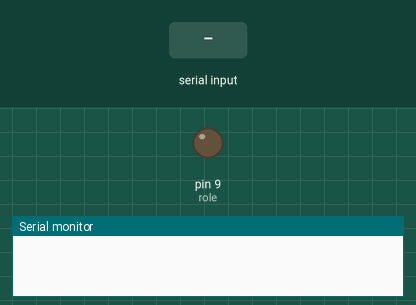
A sketch run on a simulated Arduino Uno, built with avr-gcc and run on an emulated ATmega328P. Shown: output pins drawn as LEDs (lit = HIGH), the last lines printed to the serial monitor. The inputs (shaded band) are chosen by the test bench.

Above: at 1.2 s.
1.3 s: "kapa" received over Serial
At 1.9 s:
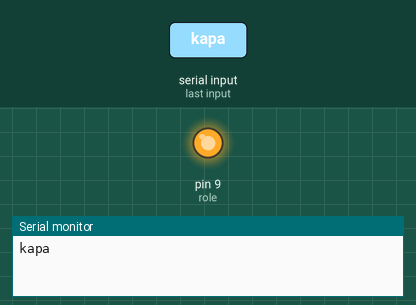
2.8 s: "ac" received over Serial
At 4.0 s:
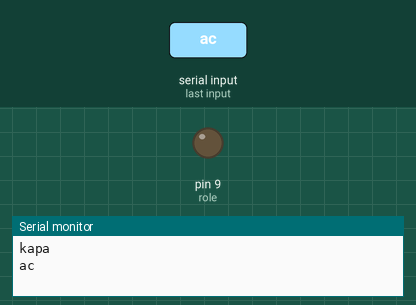
Timing chart, 0 to 5.8 s (numbered marks = the images above; inputs shaded):
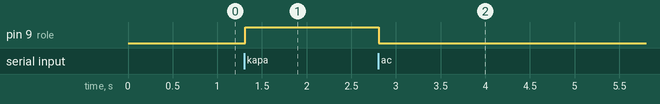

The sketch:

Masa_Lamba.ino
```cpp
int role = 9;
  String readString;
void setup() {
  Serial.begin(9600);
  pinMode(role, OUTPUT);
}

void loop() {

  while (Serial.available()) {
    delay(3);
    char c = Serial.read();
    readString += c;
  }
  if (readString.length() >0) {

    Serial.println(readString);

    if (readString == "ac")
    {
  digitalWrite(role, 0);
  }
  if (readString == "kapa")
    {
      digitalWrite(role,1);
    }
    }

      readString="";
  }
```

Measured:
- after the input at 1.3 s, pin 9 (role): LOW → HIGH at once
- after the input at 2.8 s, pin 9 (role): HIGH → LOW at once
